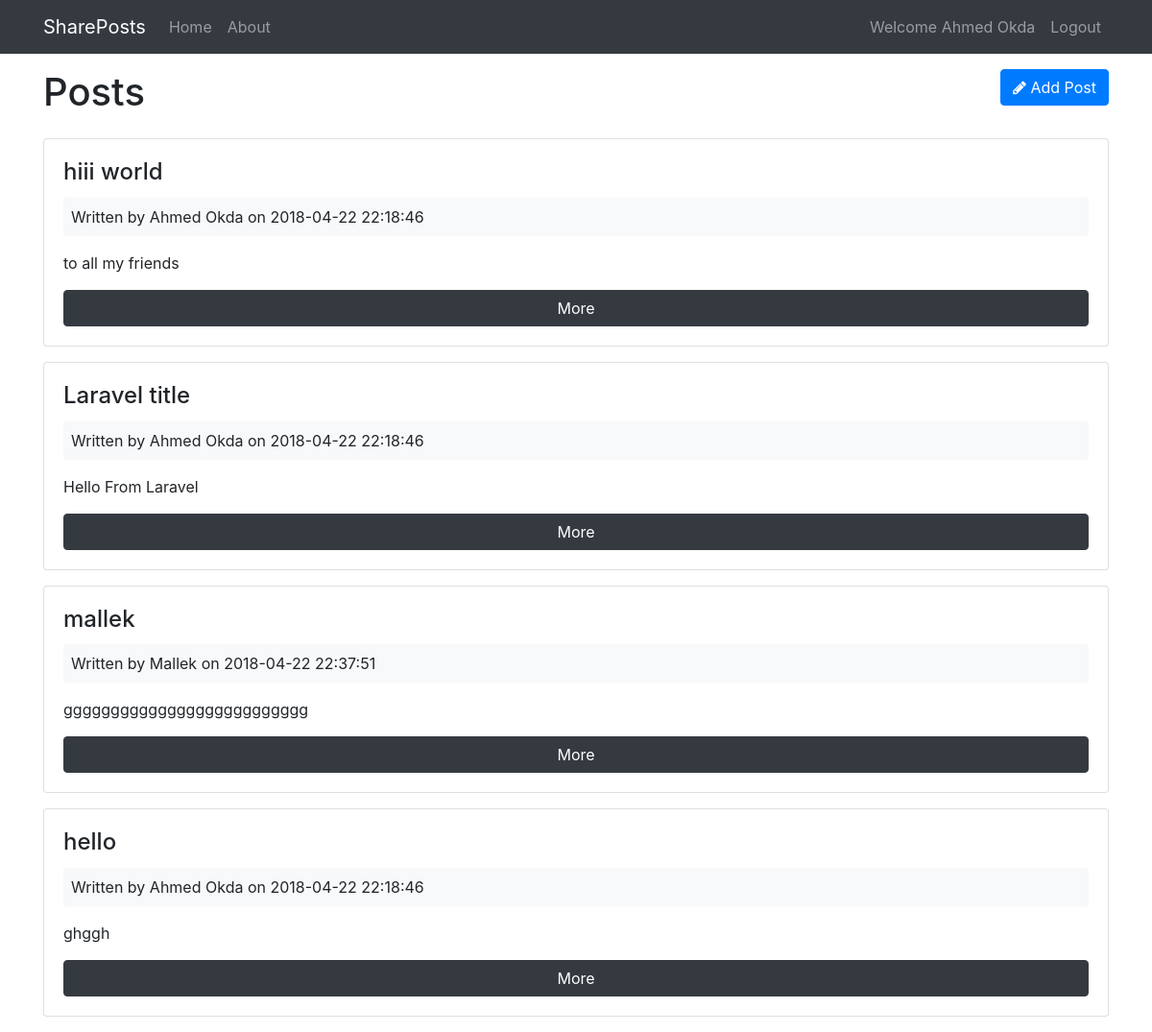
The page /posts (signed in) on the database its author committed.
### tables this page shows
CREATE TABLE `posts` (
  `id` int(11) NOT NULL,
  `user_id` int(11) NOT NULL,
  `title` varchar(255) NOT NULL,
  `body` text NOT NULL,
  `created_at` datetime NOT NULL DEFAULT CURRENT_TIMESTAMP
);

CREATE TABLE `users` (
  `id` int(11) NOT NULL,
  `name` varchar(255) NOT NULL,
  `email` varchar(255) NOT NULL,
  `password` varchar(255) NOT NULL,
  `created_at` datetime NOT NULL DEFAULT CURRENT_TIMESTAMP
);

### app/controllers/Posts.php (called while the page is built, shortened)
<?php
 class Posts extends Controller{
     public function __construct(){
         $this->postModel = $this->Model('Post');
     }
     public function index(){
         $posts = $this->postModel->getPost();
         $data = [
             'posts' =>$posts
         ];
         $this->view('posts/index', $data);
     }
 }

### app/libraries/Core.php (called while the page is built, shortened)
<?php
class Core{
    protected $currentMethod     = 'index';
    public function __construct(){
        $url = $this->getUrl();
        if(file_exists('../app/controllers/'.ucwords($url[0]) .'.php')){
            unset($url[0]);
        }
        $this->currentController = new $this->currentController;
        $this->params = $url ? array_values($url) : [];
        call_user_func_array([$this->currentController, $this->currentMethod],$this->params);
    }
    public function getUrl(){
        if(isset($_GET['url'])){
            $url = rtrim($_GET['url'], '/');
            $url = filter_var($url, FILTER_SANITIZE_URL);
            $url = explode('/', $url);
            return $url;
        }
    }
}

### public/index.php (called while the page is built, shortened)
<?php
  $core = new Core();

### app/libraries/Database.php (called while the page is built, shortened)
<?php
 class Database{
     private $host    = DB_HOST;
     private $user    = DB_USER;
     private $pass    = DB_PASS;
     private $dbname  = DB_NAME;
     private $dbh;
     private $stmt;
     public function __construct(){
         $dsn = 'mysql:host='. $this->host . ';dbname='.$this->dbname;
         $options = array(
             PDO::ATTR_PERSISTENT => true,
             PDO::ATTR_ERRMODE    => PDO::ERRMODE_EXCEPTION
         );
         try{
             $this->dbh = new PDO($dsn, $this->user, $this->pass, $options);
         }catch(PDOException $e){
             $this->error = $e->getMessage();
             echo $this->error;
         }
     }
     public function query($sql){
         $this->stmt = $this->dbh->prepare($sql);
     }
     public function execute(){
         return $this->stmt->execute();
     }
     public function resultSet(){
         $this->execute();
         return $this->stmt->fetchAll(PDO::FETCH_OBJ);
     }
 }

### app/models/Post.php (called while the page is built, shortened)
<?php
 class Post{
     private $db;
     public function __construct(){
         $this->db = new Database;
     }
     public function getPost(){
         $this->db->query("SELECT *,
                            posts.id as postId,
                            users.id as userId
                            FROM posts
                            INNER JOIN users
                            ON posts.user_id = users.id
                            ORDER BY posts.created_at DESC;");
         $results = $this->db->resultSet();
         return $results;
     }
 }

### app/views/posts/index.php (the view, shortened to what this page needs)
<?php require APPROOT . '/views/inc/header.php'; ?>
  <div class="row mb-3">
    <div class="col-md-6">
    <h1>Posts</h1>
    </div>
    <div class="col-md-6">
      <a class="btn btn-primary pull-right" href="<?php echo URLROOT; ?>/posts/add">
            <i class="fa fa-pencil" aria-hidden="true"></i> Add Post</a>
    </div>
  </div>
  <?php foreach($data['posts'] as $post) : ?>
    <div class="card card-body mb-3">
      <h4 class="card-title"><?php echo $post->title; ?></h4>
      <div class="bg-light p-2 mb-3">
        Written by <?php echo $post->name; ?> on <?php echo $post->created_at; ?>
      </div>
      <p class="card-text"><?php echo $post->body; ?></p>
      <a class="btn btn-dark" href="<?php echo URLROOT; ?>/posts/show/<?php echo $post->postId; ?>">More</a>
    </div>
  <?php endforeach; ?>
<?php require APPROOT . '/views/inc/footer.php'; ?>

### app/libraries/Controller.php (shortened to what this page needs)
<?php
 class Controller{
   public function View($view, $data=[]){
       if(file_exists('../app/views/'. $view . '.php')){
           require_once '../app/views/'. $view .'.php';
       }else{
           die("View doesnt Exist");
       }
   }
 }

### app/views/inc/header.php (shortened to what this page needs)
<!DOCTYPE html>
<html>
<head>
    <link rel="stylesheet" href="https://maxcdn.bootstrapcdn.com/bootstrap/4.0.0-beta/css/bootstrap.min.css">
    <link rel="stylesheet" href="<?php echo URLROOT;?>/css/font-awesome.min.css" />
    <link rel="stylesheet" type="text/css" media="screen" href="<?php echo URLROOT;?>/css/style.css" />
</head>
<body>
    <?php require APPROOT . '/views/inc/navbar.php'; ?>
<div class="container">

### app/views/inc/navbar.php (shortened to what this page needs)
<nav class="navbar navbar-expand-lg navbar-dark bg-dark mb-3">
   <div class="container">
      <a class="navbar-brand" href="<?php echo URLROOT; ?>"><?php echo SITENAME; ?></a>
      <div class="collapse navbar-collapse" id="navbarsExampleDefault">
        <ul class="navbar-nav mr-auto">
          <li class="nav-item ">
            <a class="nav-link" href="<?php echo URLROOT; ?>">Home</a>
          </li>
          <li class="nav-item">
            <a class="nav-link" href="<?php echo URLROOT; ?>/pages/about">About</a>
          </li>
        </ul>
        <ul class="navbar-nav ml-auto">
        <?php if(isset($_SESSION['user_id'])) : ?>
          <li class="nav-item">
            <a class="nav-link" href="#">Welcome <?php echo $_SESSION['user_name']; ?> </a>
          </li>
          <li class="nav-item">
            <a class="nav-link" href="<?php echo URLROOT; ?>/users/logout">Logout</a>
          </li>
        <?php endif ; ?>
        </ul>
      </div>
    </div>
</nav>

### app/views/inc/footer.php (shortened to what this page needs)
   </div>
</body>
</html>

### rows shown on the page
posts: title "hiii world", user.name "Ahmed Okda", user.created_at "2018-04-22 22:18:46", body "to all my friends"
posts: title "Laravel title", user.name "Ahmed Okda", user.created_at "2018-04-22 22:18:46", body "Hello From Laravel"
posts: title "mallek", user.name "Mallek", user.created_at "2018-04-22 22:37:51", body "gggggggggggggggggggggggggg"
posts: title "hello", user.name "Ahmed Okda", user.created_at "2018-04-22 22:18:46", body "ghggh"

### other values the page prints
SITENAME "SharePosts"
$_SESSION['user_name'] "Ahmed Okda"
